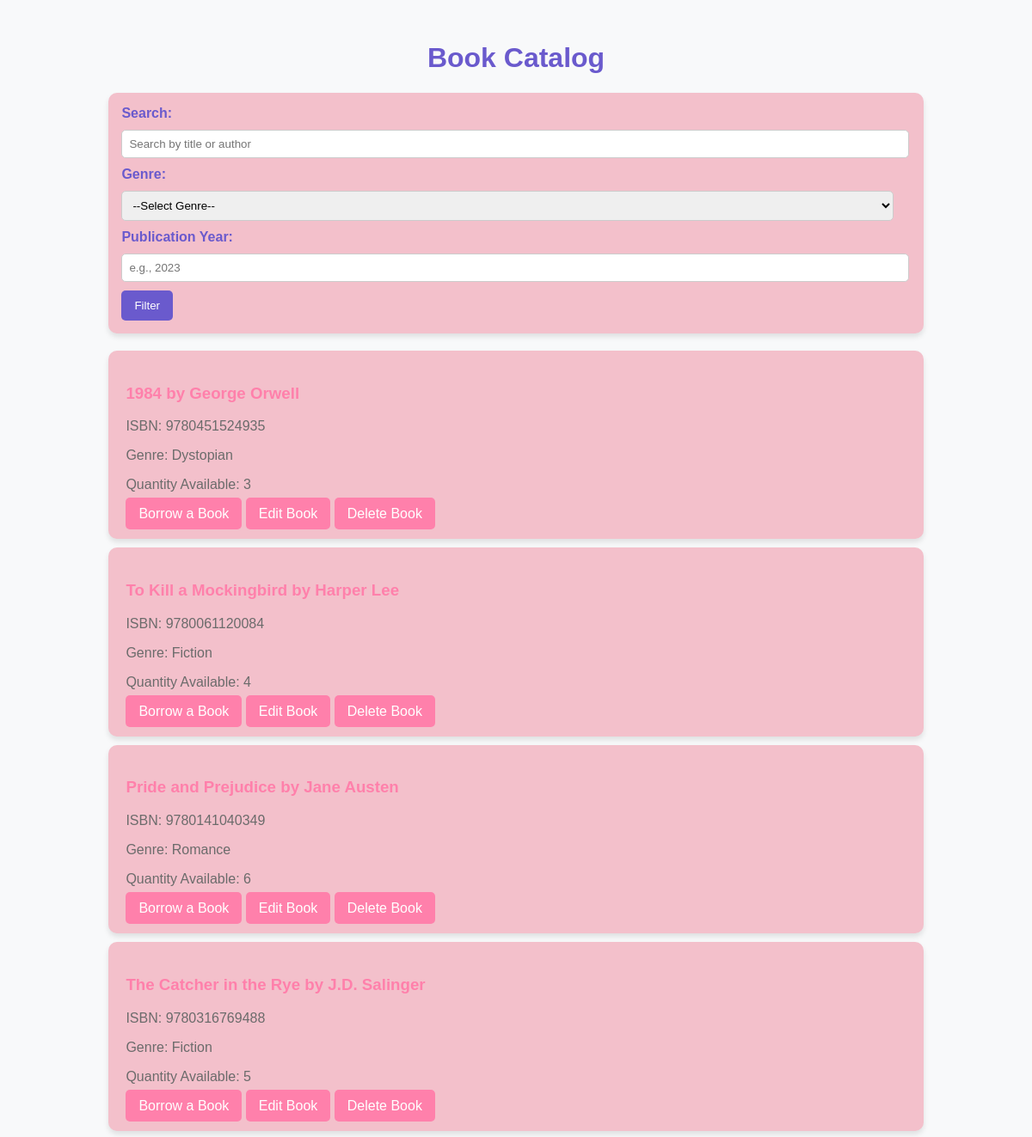
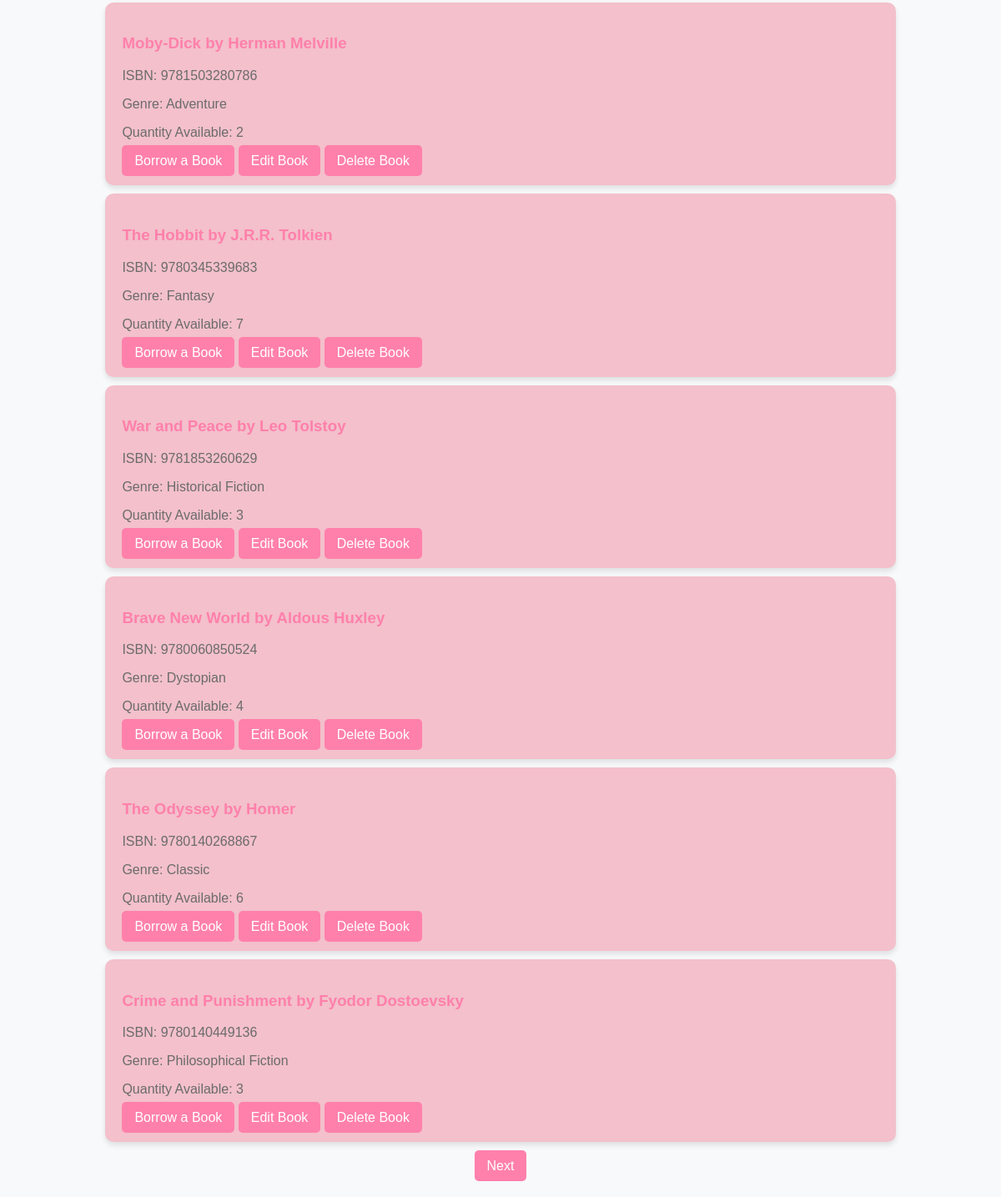
The app's page /catalog, older data (2 pictures, top to bottom).
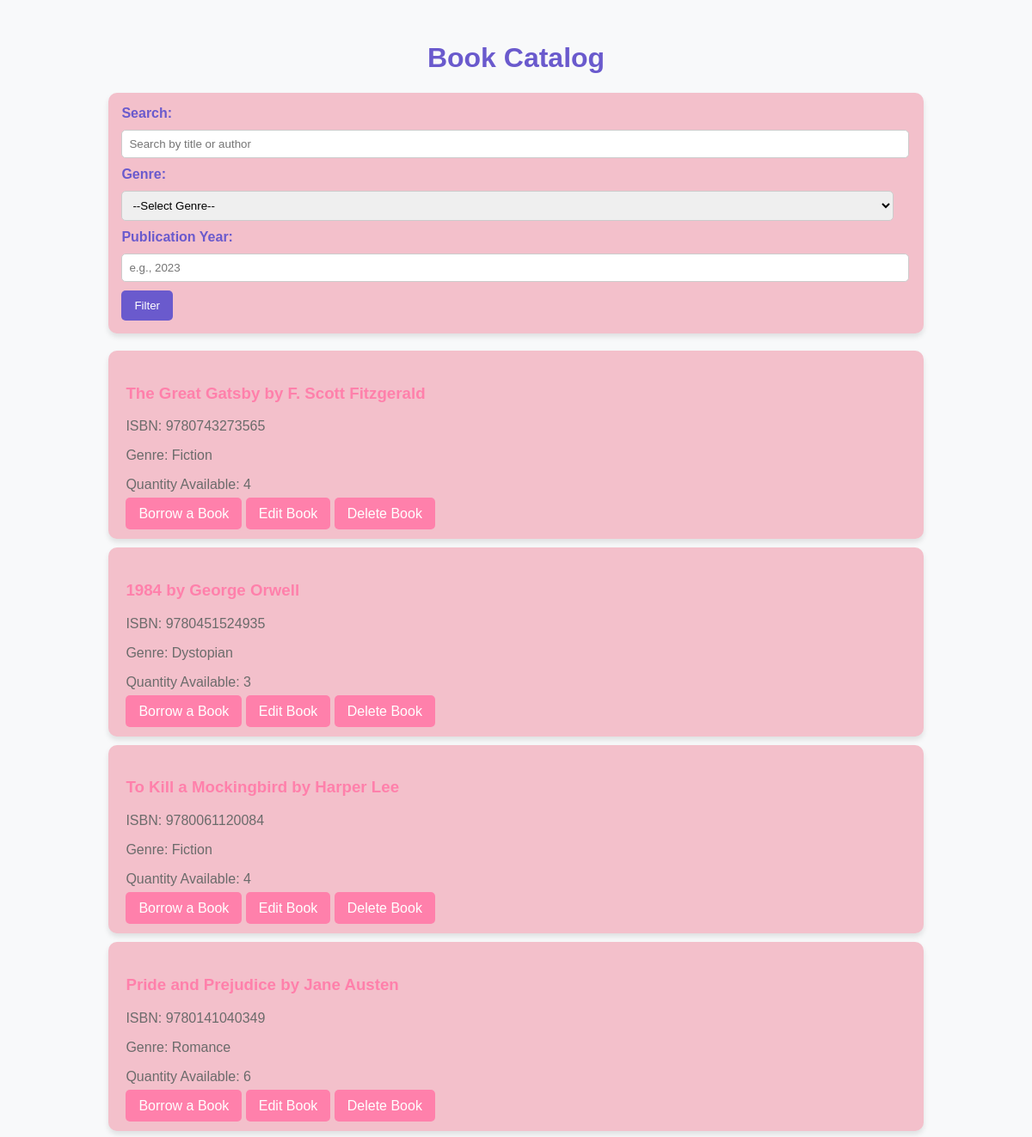
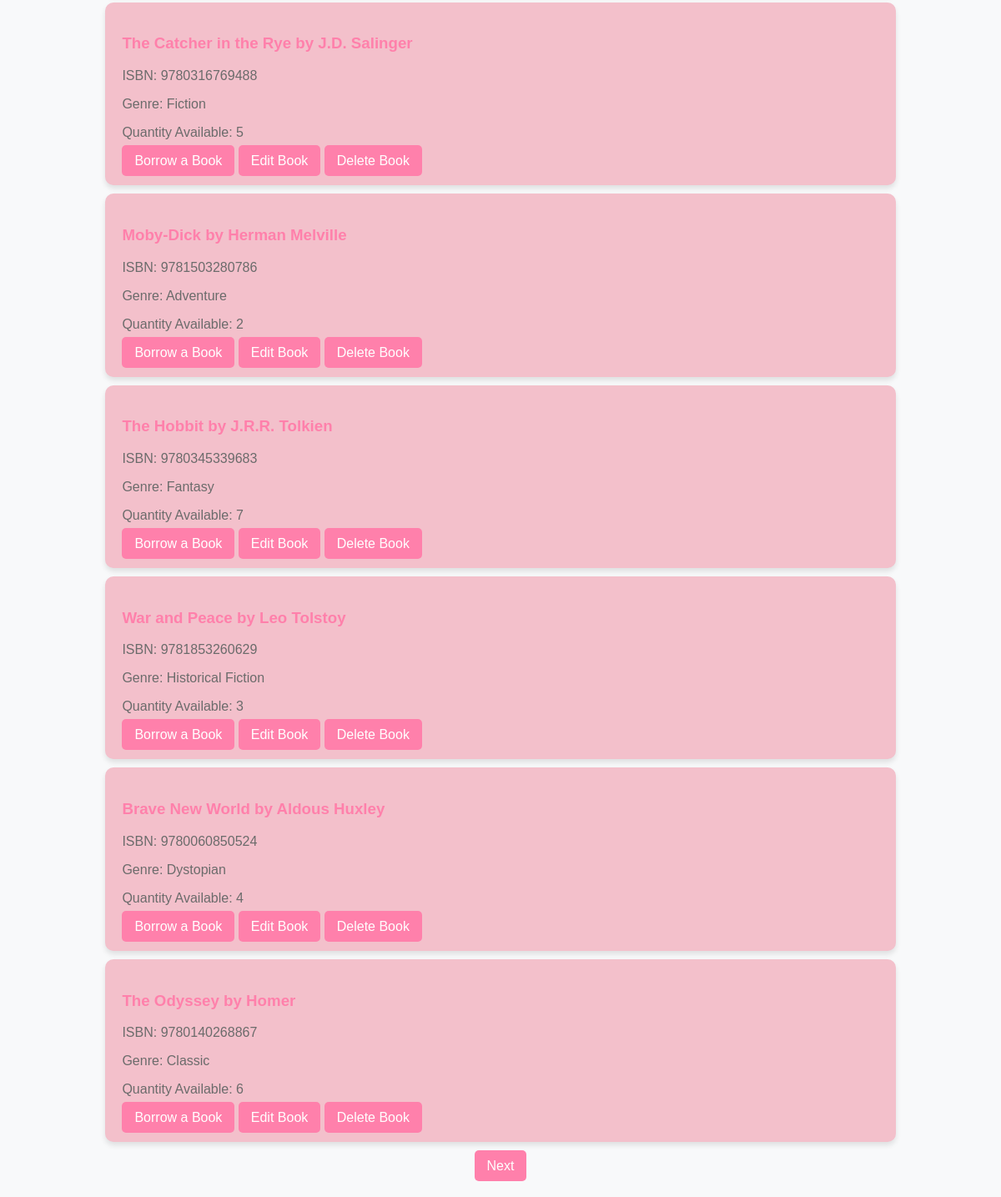
The same page, newer data (2 pictures, top to bottom).
### app/models.py (models this page shows, shortened)
class Book(db.Model):
    id = db.Column(db.Integer, primary_key=True)
    title = db.Column(db.String(150), nullable=False)
    author = db.Column(db.String(150), nullable=False)
    isbn = db.Column(db.String(13), unique=True, nullable=False)
    quantity = db.Column(db.Integer, nullable=False, default=1)
    publication_year = db.Column(db.Integer, nullable=False)
    genre = db.Column(db.String(100), nullable=False)
    page_number = db.Column(db.Integer, nullable=False)
    borrows = db.relationship('Borrow', backref='book', lazy=True)

### app/routes.py (the view)
@main.route('/catalog')
def catalog():
    try:
        page = request.args.get('page', 1, type=int)
        per_page = 10
        books = Book.query.paginate(page=page, per_page=per_page, error_out=False)
    except OperationalError:
        books = []
        error_message = "Error: Unable to access the database. Please try again later."
        return render_template('catalog.html', books=books, error_message=error_message)
    return render_template('catalog.html', books=books)

### app/templates/catalog.html (shortened to what this page needs)
<!DOCTYPE html>
<html lang="en">
<head>
</head>
<body>
<div class="container">
    <h1>Book Catalog</h1>
    <form class="filter-form" method="get" action="{{ url_for('main.catalog') }}">
        <label for="search">Search:</label>
        <input type="text" id="search" name="search" placeholder="Search by title or author" value="{{ request.args.get('search', '') }}">
        <label for="genre">Genre:</label>
        <select id="genre" name="genre">
            <option value="">--Select Genre--</option>
        </select>
        <label for="year">Publication Year:</label>
        <input type="number" id="year" name="year" placeholder="e.g., 2023" value="{{ request.args.get('year', '') }}">
        <button type="submit">Filter</button>
    </form>
    {% for book in books.items %}
    <div class="book-card">
        <h3>{{ book.title }} by {{ book.author }}</h3>
        <p>ISBN: {{ book.isbn }}</p>
        <p>Genre: {{ book.genre }}</p>
        <p>Quantity Available: {{ book.quantity }}</p>
        <a href="{{ url_for('main.registrate_borrowing') }}" class="btn">Borrow a Book</a>
        <a href="{{ url_for('main.edit_book', book_id=book.id) }}" class="btn">Edit Book</a>
        <a href="{{ url_for('main.delete_book', book_id=book.id) }}" class="btn"
           onclick="return confirm('Are you sure you want to delete this book?')">Delete Book</a>
    </div>
    {% endfor %}
    <div class="pagination">
        {% if books.has_next %}
        <a href="{{ url_for('main.catalog', page=books.next_num) }}" class="btn">Next</a>
        {% endif %}
    </div>
</div>
</body>
</html>

### app/templates/catalog.html (style rules this page uses)
body { background-color: #f8f9fa; font-family: 'Arial', sans-serif; }
.container { width: 80%; margin: 0 auto; padding: 20px; }
h1 { color: #6a5acd; text-align: center; }
.filter-form { background-color: #f3c0cb; border-radius: 10px; padding: 15px; margin-bottom: 20px; box-shadow: 0 4px 6px rgba(0, 0, 0, 0.1); }
.filter-form label { font-weight: bold; color: #6a5acd; }
.filter-form input, .filter-form select { width: calc(100% - 20px); padding: 8px; margin: 10px 0; border-radius: 5px; border: 1px solid #ccc; }
.filter-form button { background-color: #6a5acd; color: white; padding: 10px 15px; border: none; border-radius: 5px; cursor: pointer; }
.book-card { background-color: #f3c0cb; border-radius: 10px; padding: 20px; margin: 10px 0; box-shadow: 0 4px 6px rgba(0, 0, 0, 0.1); }
.book-card h3 { color: #ff80ab; }
.book-card p { color: #6b6b6b; }
.btn { background-color: #ff80ab; color: white; padding: 10px 15px; text-decoration: none; border-radius: 5px; margin-top: 10px; }
.pagination { text-align: center; margin-top: 20px; }

Row changes from the older to the newer data that the page shows:
no longer on this page (row unchanged): Book: title "Crime and Punishment", author "Fyodor Dostoevsky", isbn "9780140449136", genre "Philosophical Fiction", quantity "3"
added Book: title "The Great Gatsby", author "F. Scott Fitzgerald", isbn "9780743273565", genre "Fiction", quantity "4"
